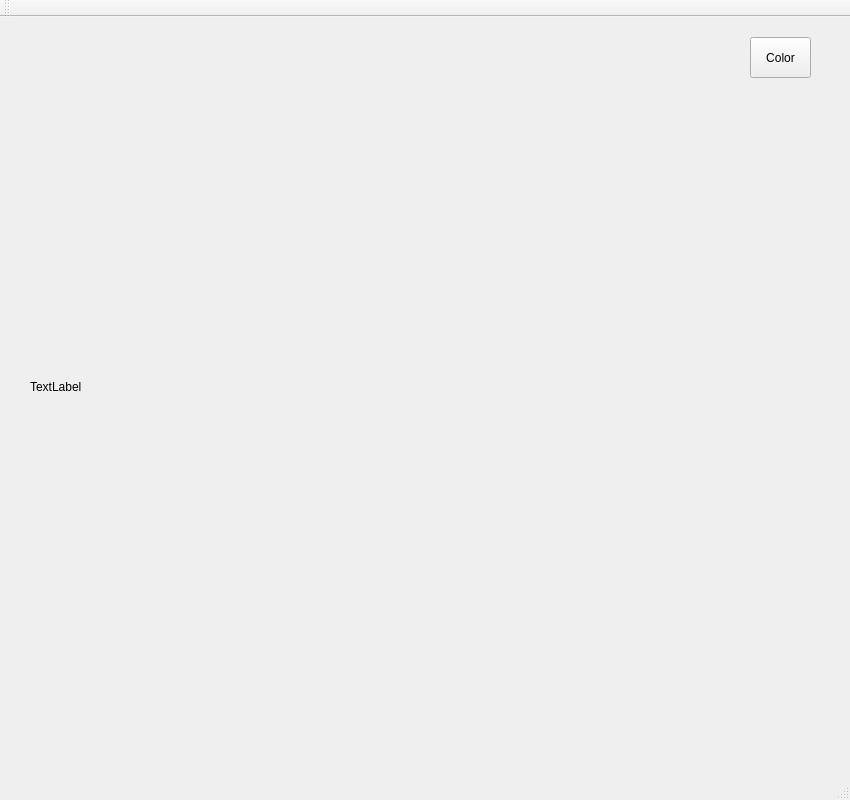
<?xml version="1.0" encoding="UTF-8"?>
<ui version="4.0">
 <class>MainWindow</class>
 <widget class="QMainWindow" name="MainWindow">
  <property name="geometry">
   <rect>
    <x>0</x>
    <y>0</y>
    <width>850</width>
    <height>800</height>
   </rect>
  </property>
  <property name="windowTitle">
   <string>MainWindow</string>
  </property>
  <widget class="QWidget" name="centralWidget">
   <widget class="ClickLabel" name="label">
    <property name="geometry">
     <rect>
      <x>30</x>
      <y>20</y>
      <width>700</width>
      <height>700</height>
     </rect>
    </property>
    <property name="text">
     <string>TextLabel</string>
    </property>
   </widget>
   <widget class="QPushButton" name="pushButton">
    <property name="geometry">
     <rect>
      <x>750</x>
      <y>20</y>
      <width>61</width>
      <height>41</height>
     </rect>
    </property>
    <property name="mouseTracking">
     <bool>true</bool>
    </property>
    <property name="text">
     <string>Color</string>
    </property>
   </widget>
  </widget>
  <widget class="QMenuBar" name="menuBar">
   <property name="geometry">
    <rect>
     <x>0</x>
     <y>0</y>
     <width>850</width>
     <height>19</height>
    </rect>
   </property>
  </widget>
  <widget class="QToolBar" name="mainToolBar">
   <attribute name="toolBarArea">
    <enum>TopToolBarArea</enum>
   </attribute>
   <attribute name="toolBarBreak">
    <bool>false</bool>
   </attribute>
  </widget>
  <widget class="QStatusBar" name="statusBar"/>
 </widget>
 <layoutdefault spacing="6" margin="11"/>
 <customwidgets>
  <customwidget>
   <class>ClickLabel</class>
   <extends>QLabel</extends>
   <header location="global">clicklabel.h</header>
  </customwidget>
 </customwidgets>
 <resources/>
 <connections/>
</ui>
